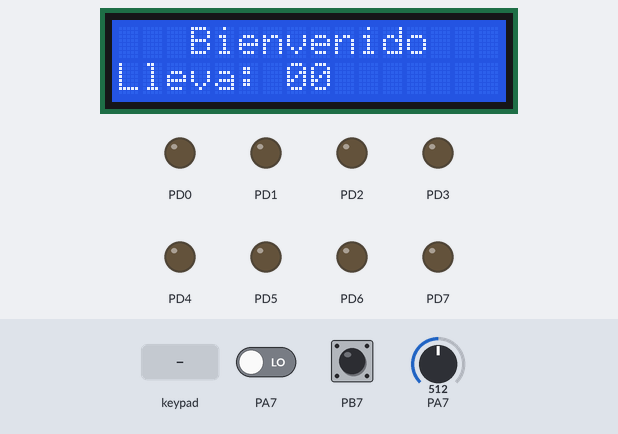
Simulated run of this program. Board: ATmega16, built with avr-gcc and emulated at 8 MHz. Parts: 16×2 character LCD, output pins drawn as LEDs (lit = HIGH). Wiring (inferred from the names in the program): character LCD (HD44780): RS PA4; R/W PA5; E PA6; data PA0, PA1, PA2, PA3. Wiring (inferred from the signals the program sends): 4×4 keypad with keys 1 2 3 A 4 5 6 B 7 8 9 C * 0 # D (labels assumed): rows PC0, PC1, PC2, PC3; columns PC4, PC5, PC6, PC7. Inputs (shaded band) come from the test bench; at power-on: PB7 HIGH, PA7 LOW, PA7 = 512. EEPROM starts erased; pins used as bus, display or sensor lines are not drawn.

Above: at 1.2 s.
1.3 s: key 'A' pressed
At 2.3 s:
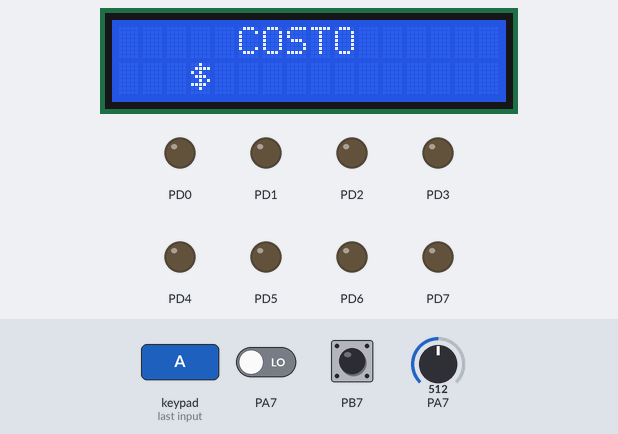
2.8 s: keypad keys 1 2 3 4 * pressed 0.4 s apart
At 5.4 s:
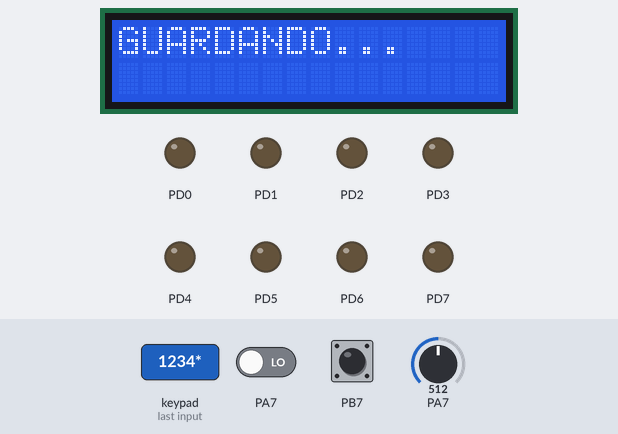
7.1 s: key 'B' pressed
At 8.0 s:
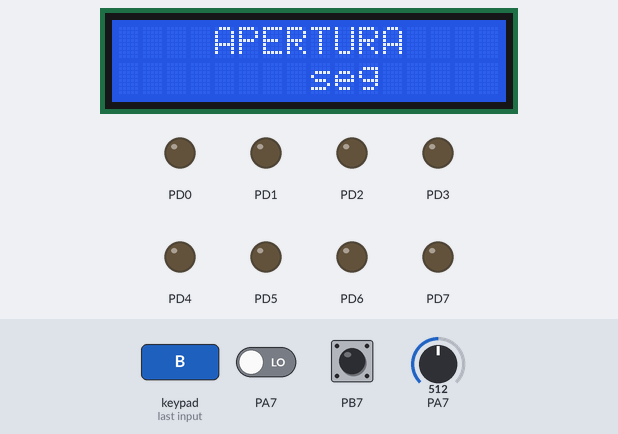
8.6 s: keypad keys 1 2 3 4 D pressed 0.4 s apart
At 11.2 s:
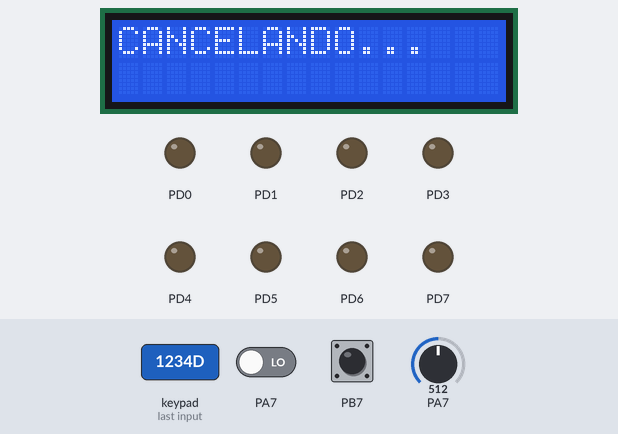
12.9 s: PB7 pulled LOW for 0.15 s
At 14.4 s:
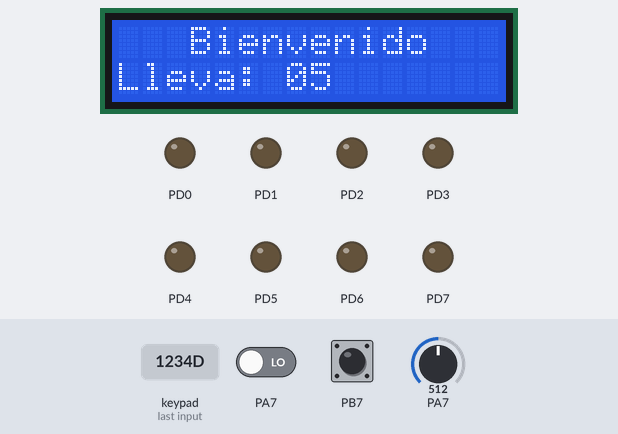
14.7 s: PB7 pulled LOW for 1 s
At 17.1 s:
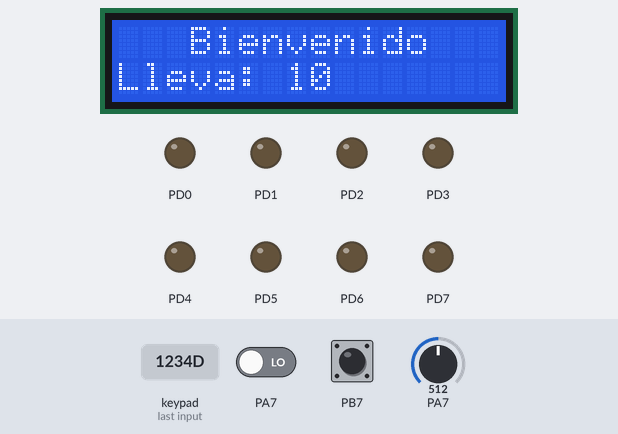
Timing chart, 0 to 18.3 s (numbered marks = the images above; inputs shaded):
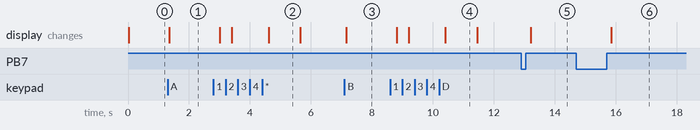

Measured:
- after the input at 1.3 s, the display: changes after 0.05 s (image 1)
- after the input at 2.8 s, the display: first changes after 0.21 s (image 2 shows a later state)
- after the input at 7.1 s, the display: changes after 0.05 s (image 3)
- after the input at 8.6 s, the display: first changes after 0.21 s (image 4 shows a later state)
- after the input at 12.9 s, the display: changes after 0.31 s (image 5)
- after the input at 14.7 s, the display: changes after 1.2 s (image 6)
- what the display in image 2 shows lasts 1.1 s, from 4.6 s to 5.7 s

The program:

main.c
```c
/*
 * Examen2.c
 *
 * Created: 28/03/2023 11:18:48 a. m.
 * Author : Ferna
 */

#include "globals.h"
#include "keyboard.h"
#include "lcd.h"
#include "easy_registers.h"
#include <avr/io.h>
#include <stdint.h>
#include <util/delay.h>
#include <avr/interrupt.h>

#define string char *

#include <avr/eeprom.h>

#define PRICE_PTR 6
#define OPEN_PTR 5
#define LIGHT_PTR 4
#define DOOR_PIN 64
#define LIGHT_PIN 128


volatile uint8_t doorRemaingTime;
volatile uint8_t lightRemaingTime;

volatile uint16_t accum;

uint8_t price;
uint8_t open_time;
uint8_t light_time;

uint8_t accumulated;

void writeConfig() {
	cli();
	eeprom_write_byte((uint8_t*)PRICE_PTR,price);
	eeprom_write_byte((uint8_t*)OPEN_PTR,open_time);
	eeprom_write_byte((uint8_t*)LIGHT_PTR,light_time);
	sei();
}

void readConfig() {
	cli();
	price = eeprom_read_byte((uint8_t*)PRICE_PTR);
	open_time = eeprom_read_byte((uint8_t*)OPEN_PTR);
	light_time = eeprom_read_byte((uint8_t*)LIGHT_PTR);
	sei();
}

void debugInit() {
		open_time = 10;
		light_time = 24;
		price = 52;
}


void title(const char * msg) {
	uint8_t len=0;
	while (msg[len++]);
	len = 8-len/2;
	while (len--) lcd_putc(' ');
	lcd_puts(msg);
}

void lcd_cls() {
	lcd_gotoxy(0,0);
	lcd_puts("                ");
	lcd_gotoxy(0,1);
	lcd_puts("                ");
	lcd_gotoxy(0,0);
}

uint8_t readValue(uint8_t* value) {
	uint8_t temporal = 0;
	uint8_t key;
	uint8_t i = 2;
	while (i--) {
		do {
			key = keyboardReadOnRelease();
			if (key == 16)return 1;
			key = keyboardDecode(key);
			key -= '0';
		} while(key > 9);
		lcd_putc(key+'0');
		temporal *=10;
		temporal += key;
	}
	while (1) {
		key = keyboardReadOnRelease();
		if (key == 16) return 1;
		if (key == 13) break;
	}
	if (temporal ==0) {
		return 2;
	}
	key = *value;
	*value = temporal;
	if (open_time > light_time) {
		*value = key;
		return 2;
	}
	return 0;
}

void inputValue(string name, string prefix, string suffix, uint8_t * value) {
	lcd_cls();
	title(name);
	lcd_gotoxy(3,1);
	lcd_puts(prefix);

	lcd_gotoxy(7,1);
	lcd_puts(suffix);
	lcd_gotoxy(5,1);
	uint8_t returnCode =readValue(value);
	lcd_cls();
	if (returnCode == 0) {
		writeConfig();
		lcd_puts("GUARDANDO...");
	} else if (returnCode == 1){
		lcd_puts("CANCELANDO...");
	} else {
		lcd_puts("ERROR...");
	}
	_delay_ms(1000);

}

void printCount() {
	lcd_gotoxy(7,1);
	lcd_putc(accumulated/10+'0');
	lcd_putc(accumulated%10+'0');
}

void reset() {
	accumulated =0;
	lcd_cls();
	title("Bienvenido");
	lcd_gotoxy(0,1);
	lcd_puts("Lleva: ");
	printCount();

}

uint8_t decode(uint8_t x) {
	if (x < 51) {
		return 2;
	} else
	if (x < 102) {
		return 0;
	} else
	if (x< 153) {
		return 5;
	} else
	if (x < 203) {
		return 10;
	} else {
		return 1;
	}
}

uint8_t readADC() {
	ADCSRA |= (1<< ADSC);
	while (ADCSRA & (1 << ADSC));
	_delay_ms(50);
	return ADCH;
}

void activate() {
	lcd_cls();
	lcd_puts("OCUPADO...");
	accum=1;
	doorRemaingTime=open_time;
	lightRemaingTime=light_time;
	while (doorRemaingTime || lightRemaingTime) {
		if (lightRemaingTime) {
			PORTD |= LIGHT_PIN;
			} else {
			PORTD &= ~LIGHT_PIN;
		}

		if (doorRemaingTime) {
			PORTD |= DOOR_PIN;
			} else {
			PORTD &= ~DOOR_PIN;
		}
	}
	PORTD=0;
}
int main(void) {
	PORTB=128;
	DDRD = 255;
	PORTD = 0;


	TCCR0 = TIMER0_CTC | PSCLR0_64;
	OCR0 = 124;
	TIMSK = (1 << OCIE0);

	readConfig();
	accum =0;
	sei();
	//If memory was corrupted (or it's first time opening the device), reset factory defaults
	if (price == 0 || price > 99) price = 10;
	if (light_time == 0 || light_time > 99) light_time = 10;
	if (open_time == 0 || open_time > light_time) open_time = light_time;
	writeConfig();

	keyboardInit();
	lcd_init(LCD_DISP_ON);
	reset();
	uint8_t last_button_read =128;
	ADMUX = (1<<REFS0) | (1<< ADLAR) | 7;
	SFIOR = 0;
	//ADEN enables ADC, ADPSX is the prescaler. F_CPU/prescaler must be in [50K, 200K]
	ADCSRA = (1<< ADEN)|(1 << ADPS2) | (1 << ADPS1);

    while (1) {
		uint8_t keycode = keyboardRead();
		if (keycode != 0) {
			if (keycode == 4) {
				inputValue("COSTO","$","", &price);
				reset();
			} else if (keycode == 8) {
				inputValue("APERTURA"," "," seg", &open_time);
				reset();
			} else if (keycode == 12) {
				inputValue("ILUMNICACION"," "," seg", &light_time);
				reset();
			}
		}
		uint8_t button_read = (PINB & 128);
		if (button_read != last_button_read) {
			_delay_ms(100);
			last_button_read =button_read;
			if (button_read == 128) {
				accumulated += decode(readADC());
				if (accumulated >= price) {
					activate();
					reset();
				} else {
					printCount();
				}

			}

		}


    }
	return 0;
}


ISR(TIMER0_COMP_vect) {
	accum++;
	accum%=1000;
	if (accum == 0) {
		if (doorRemaingTime) doorRemaingTime--;
		if (lightRemaingTime) lightRemaingTime--;
	}


}
```

globals.h
```c
/*
 * globals.h
 *
 * Created: 22/02/2023 02:37:14 a. m.
 *  Author: Ferna
 */


#ifndef GLOBALS_H_
#define GLOBALS_H_

#define F_CPU 8000000


#endif /* GLOBALS_H_ */
```

keyboard.c
```c
/*
 * keyboard.c
 *
 * Created: 22/02/2023 12:57:03 a. m.
 *  Author: Ferna
 */
#include "globals.h"
#include <stdint.h>
#include <avr/io.h>
#include "keyboard.h"
#include <util/delay.h>


void keyboardInit(void) {
	#if KB_READWRITEMODE == 1
		DDRKB = 0b00001111;
	#else
		DDRKB = 0b11110000;
	#endif
	PORTKB = 255;
}

uint8_t keyboardRead() {
	uint8_t response =1;
	uint8_t test;
	uint8_t i;
	for ( i =0; i < 4; i++) {
		PORTKB = 255 ^ kb_out(i);
		asm("nop");
		test = PINKB & kb_readpins;
		if (test != kb_readpins) {
			_delay_ms(50);
			if (!(test & kb_read0))
				return response;
			if (!(test & kb_read1))
				return response+1;
			if (!(test & kb_read2))
				return response+2;
			if (!(test & kb_read3))
				return response+3;
		}
		response+=4;
	}
	return 0;
}

void keyboardHoldUntilOff() {
	while (keyboardRead()) {;}
	_delay_ms(50);
}

uint8_t keyboardReadOnRelease() {
	uint8_t response =0;
	do {
		response = keyboardRead();
	} while (response==0);
	keyboardHoldUntilOff();
	return response;
}

uint8_t keyboardDecode(const uint8_t keycode) {
	return KB_CODE_STR[keycode-1];
}
```

keyboard.h
```c
/*
 * keyboard.h
 *
 * Created: 22/02/2023 12:56:31 a. m.
 *  Author: Hector Fernando Ricardez Lara
 */


#ifndef KEYBOARD_H_
#define KEYBOARD_H_

#include <stdint.h>

#define KB_PROTEUS_CODE "789/456*123-C0=+"
#define KB_MAT_CODE "123A456B789C*0#D"

#define PORTKB PORTC //Set PORTA, PORTB, PORTC or PORTD
#define DDRKB DDRC
#define PINKB PINC

#define KB_PRESET 1 //0 for manual, otherwise use a PRESET: 1 is proteus, 2 is 4x4 keyboard I had

#if KB_PRESET == 0
//Manual CONFIG
#define KB_READWRITEMODE 0 //Defines which half of port is input. 0: input is low bits
#define KB_READDIR 0 //Defines the direction of input pins; 0 is asc, 1 is desc
#define KB_WRITEDIR 0 //Defines the direction of output pins; 0 is asc, 1 is desc
#define KB_CODE_STR "123456789ABCDEFG" //Define the keyboard setup,

#elif KB_PRESET == 1
#define KB_READWRITEMODE 1
#define KB_READDIR 0
#define KB_WRITEDIR 0
#define KB_CODE_STR KB_PROTEUS_CODE

#elif KB_PRESET == 2
#define KB_READWRITEMODE 0
#define KB_READDIR 1
#define KB_WRITEDIR 1
#define KB_CODE_STR KB_MAT_CODE

#endif
/**
	Inits the Keyboard
**/
void keyboardInit();
/****************************************************************************/
/* Checks keyboard and returns the keycode corresponging to the key pressed	*/
/* Keycodes go from 1 to 16													*/
/* If no key is being pressed, returns 0									*/
/****************************************************************************/
uint8_t keyboardRead();
/************************************************************************/
/* Waits until no key is being pressed									*/
/************************************************************************/
void keyboardHoldUntilOff();
/************************************************************************/
/* Returns keycode when key is realesed                                */
/************************************************************************/
uint8_t keyboardReadOnRelease();

/************************************************************************/
/* Decode keycode to byte                                              */
/************************************************************************/
uint8_t keyboardDecode(uint8_t keycode);

#if KB_READWRITEMODE == 0
	#define kb_readpins 15
	#if KB_WRITEDIR == 0
		#define kb_out(i) (1<<(4+i))
	#else
		#define kb_out(i) (1<<(7-(i)))
	#endif
	#if KB_READDIR == 0
		#define kb_read0 1
		#define kb_read1 2
		#define kb_read2 4
		#define kb_read3 8
	#else
		#define kb_read0 8
		#define kb_read1 4
		#define kb_read2 2
		#define kb_read3 1
	#endif
#else
	#define kb_readpins 240

	#if KB_WRITEDIR == 0
		#define kb_out(i) (1<<i)
	#else
		#define kb_out(i) (1<<(3-i))
	#endif
	#if KB_READDIR == 0
		#define kb_read0 16
		#define kb_read1 32
		#define kb_read2 64
		#define kb_read3 128
	#else
		#define kb_read0 128
		#define kb_read1 64
		#define kb_read2 32
		#define kb_read3 16
	#endif
#endif


#endif /* KEYBOARD_H_ */
```

easy_registers.h
```c
/*
 * easy_registers.h
 *
 * Created: 28/03/2023 12:50:37 p. m.
 *  Author: Ferna
 */


#ifndef EASY_REGISTERS_H_
#define EASY_REGISTERS_H_


#define PSCLR0_OFF 0
#define PSCLR0_0 1
#define PSCLR0_8 2
#define PSCLR0_64 3
#define PSCLR0_256 4
#define PSCLR0_1024 5
#define PSCLR_T0_FALLING 6
#define PSCLR_T0_RISING 7

#define TIMER0_NORMAL 0
#define TIMER0_PHASE_PWM 64
#define TIMER0_CTC 8
#define TIMER0_FAST_PWM 72


#endif /* EASY_REGISTERS_H_ */
```

Source omitted: lcd.c (21017 bytes), lcd.h (10923 bytes)
